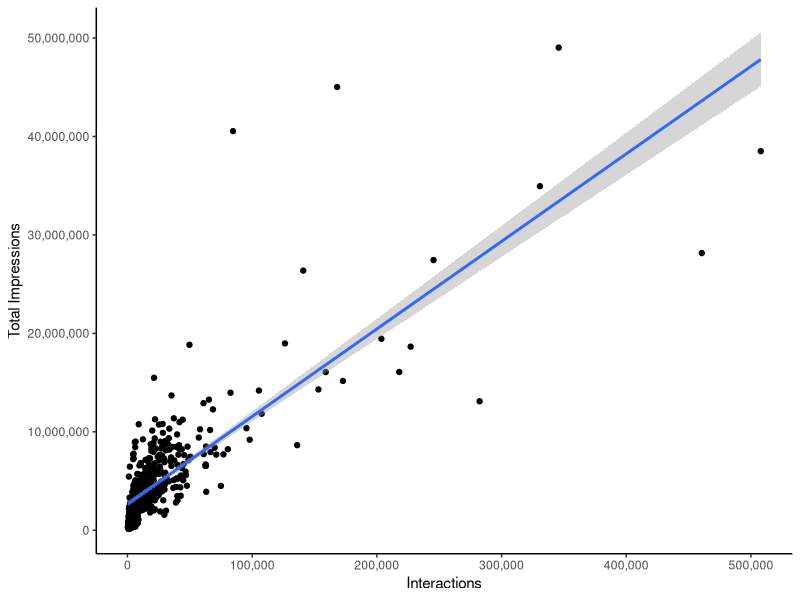
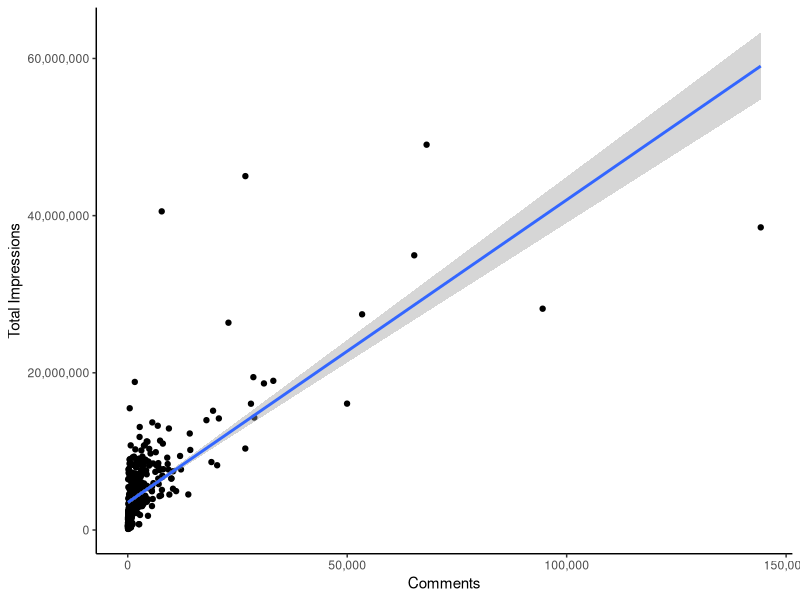
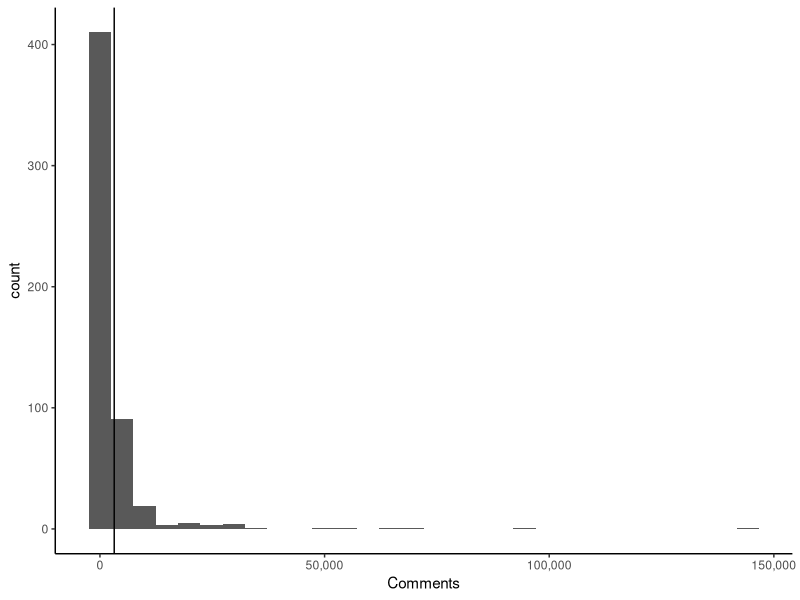

These charts were generated, in order, by the following R code:
## initial explore plots

library(tidyverse)
library(scales)

F.fbplot <- read_csv("data-input/F-fb.csv")

ggplot(F.fbplot, aes(x=Interactions, y=`Total Impressions`))+geom_point()+
  scale_x_continuous(labels=comma)+
  scale_y_continuous(labels=comma)+
  theme_classic()+
  geom_smooth(method='lm')
  
ggplot(F.fbplot, aes(x=Comments, y=`Total Impressions`))+geom_point()+
  scale_x_continuous(labels=comma)+
  scale_y_continuous(labels=comma)+
  theme_classic()+
  geom_smooth(method='lm')

ggplot(F.fbplot, aes(x=Comments))+geom_histogram()+
  scale_x_continuous(labels=comma)+
  theme_classic()+
  geom_vline(xintercept=mean(F.fbplot$Comments))